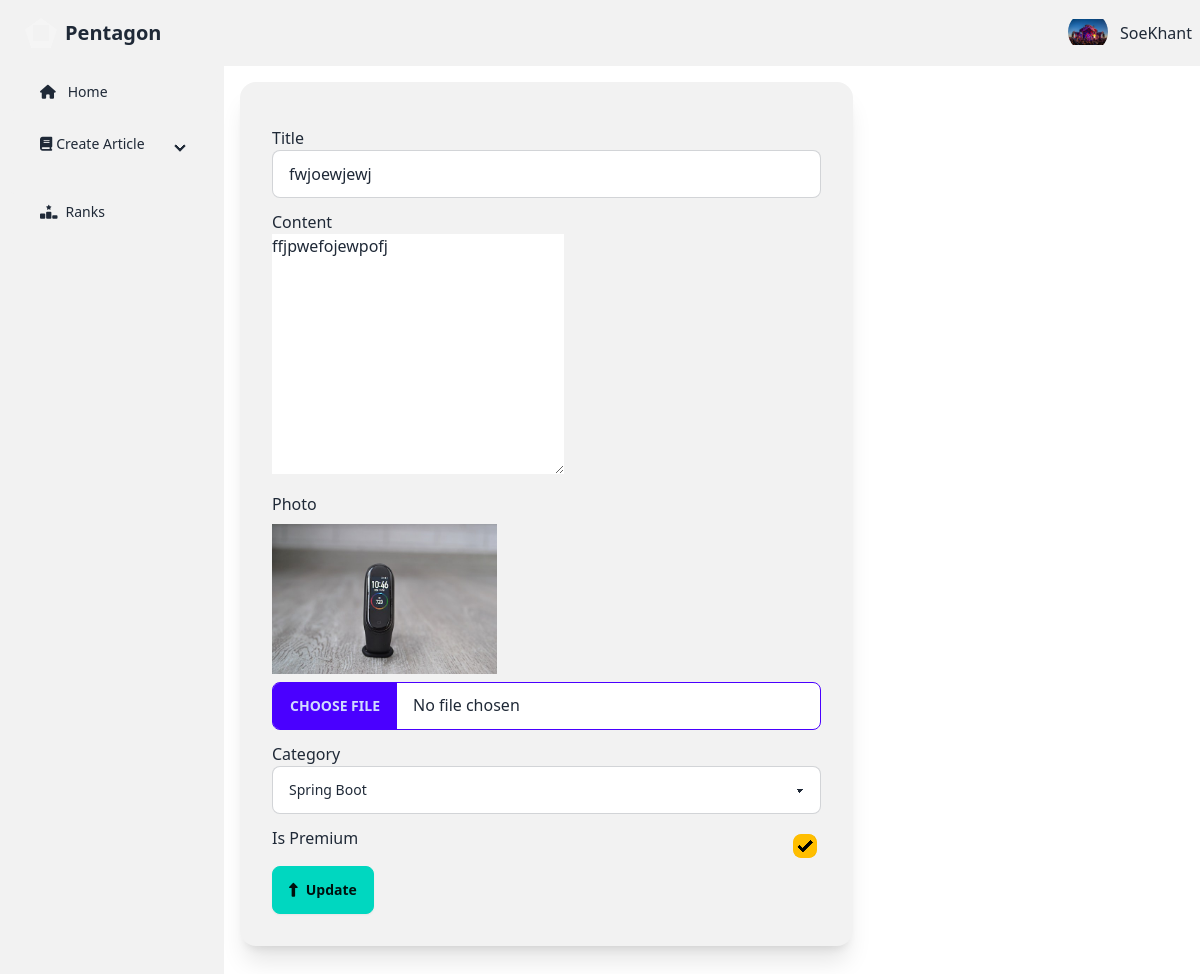
The app's page /writer/update-article/28/ (signed in) with its own data.
### account/models.py (models this page shows, shortened)
class AccountStatus(models.Model):
    is_verified=models.BooleanField(default=False)
    profile=models.ImageField(max_length=100, blank=True,default="account/default.jpeg",null=True,upload_to="media/account")
    user=models.ForeignKey(User, on_delete=models.CASCADE,related_name="account_status")
    rank=models.CharField(max_length=20,blank=True, default="Silver")
    created_at=models.DateTimeField(auto_now=True)

### writer/models.py (models this page shows, shortened)
class Article(models.Model):
    CATEGORY_CHOICES = [
        ('flutter', 'Flutter'),
        ('react-native', 'React Native'),
        ('node.js', 'Node.JS'),
        ('spring-boot','Spring Boot'),
        ('laravel','Laravel'),
        ('django',"Django"),
        ('aws',"AWS"),
        ('web-development','Web Development'),
        ('mobile-development','Mobile Development'),
        ('cloud','Cloud Architect')
    ]
    title=models.CharField(max_length=100)
    content=models.TextField(
        validators=[
            MinLengthValidator(40, message="Content must be at least 40 characters long.")
        ]
    )
    author=models.ForeignKey(User, on_delete=models.CASCADE)
    view_count = models.PositiveIntegerField(default=0)
    posted_at=models.DateTimeField(auto_now_add=True)
    is_premium=models.BooleanField(default=False)
    is_standard=models.BooleanField(default=False)
    photo=models.ImageField(default='article/default.jpeg', blank=True, null=True,upload_to="article/")
    category = models.CharField(
        max_length=20,
        choices=CATEGORY_CHOICES,
        default='web-development',
        blank=False,
        null=False
    )

### writer/views.py (the view, shortened to what this page needs)
# urls.py: path('update-article/<int:id>/', views.update_article, name="update-article"),
@login_required(login_url="sign-in")
def update_article(request,id):
    categories=Article.CATEGORY_CHOICES
    try:
        user=request.user
        article=Article.objects.get(id=id, author=user)
    except Article.DoesNotExist:
        return redirect("writer-dashboard")
    context={
        "article":article,
        "categories":categories,
        "account_status":get_account_status(request),
    }
    return render(request, "writer/update-article.html",context)

### writer/views.py (called while the page is built)
def get_account_status(request):
    account_status = AccountStatus.objects.get(user=request.user)
    return account_status

### writer/templates/writer/update-article.html (shortened to what this page needs)
{% extends 'writer/writer-dashboard.html' %}
{% load daisyui_filters %}
{% load crispy_forms_tags %}
{% block writer %}
<div class="w-full">
  <div class="grid grid-cols-6 gap-4">
    <div class="col-start-1 col-span-4">
      <div class="card m-4 bg-base-200 shadow-xl">
        <div class="card-body">
          <form action="{% url 'update-article' article.id %}" method="post" enctype="multipart/form-data">
            <div class="my-3">
              <h3 for="">Title</h3>
              <input name="title" value="{{article.title}}" type="text" placeholder="Type here" class="input input-bordered  w-full">
            </div>
            <div class="my-3">
              <h3 for="">Content</h3>
              <textarea cols="30"  rows="10" name="content" id="content">{{article.content|safe}}</textarea>
            </div>
            <div class="my-3">
              <h3 for="">Photo</h3>
                <img class="my-2" style="max-height:150px;" src="{{article.photo.url}}" alt="">
              <input name="photo" type="file" class="file-input file-input-bordered file-input-primary w-full" />
            </div>
            <div class="my-3">
              <h3 for="">Category</h3>
              <select name="category" class="select select-bordered w-full">
                {% for key,value in categories %}
                  <option value="{{key}}"
                  {% if key == article.category %}
                    selected
                  {% endif %}
                     >{{value}}</option>
                {% endfor %}
              </select>
            </div>
            {% if article.is_premium is True %}
            <div class="flex justify-between">
              <h3 for="">Is Premium</h3>
              <div class="form-control">
                <label class="cursor-pointer label">
                  <input type="checkbox"  name="is_premium" value="True"
                  {% if article.is_premium %}
                    checked="checked"
                  {% endif %}
                     class="checkbox checkbox-warning" />
                </label>
              </div>
            </div>
            {% endif %}
            <button type="submit" class="btn btn-accent" ><i class="fa-solid fa-up-long"></i>Update</button>
          </form>
        </div>
      </div>
    </div>
  </div>
</div>
{% endblock  %}

### writer/templates/writer/writer-dashboard.html (shortened to what this page needs)
{% extends 'writer/base.html' %}
{% block content %}
<div class="navbar bg-base-200">
    <div class="flex-1">
      <a href="{% url 'home' %}" class="btn btn-ghost text-xl"><div class="mask mask-pentagon w-8 h-8 border-8 border-neutral-100	"></div>Pentagon</a>
    </div>
    <div class="flex-none gap-2">
      <div class="dropdown dropdown-end">
        <div tabindex="0" role="button" class="btn btn-ghost btn-circle avatar">
          <div class="w-10 rounded-full">
              <img
                style="object-fit: contain;width:100%;height:100%"
                alt="Tailwind CSS Navbar component"
                src="{{account_status.profile.url}}" />
          </div>
        </div>
      </div>
      {{user}}
    </div>
  </div>
<div class="flex">
    <ul class="menu bg-base-200  w-56 min-h-screen">
        <li><a class="ml-4" href="{% url 'writer-dashboard' %}"><i class="fa-solid fa-house mr-1"></i>Home</a></li>
        <li>
            <div class="bg-base-200 collapse collapse-arrow ">
                <div
                  class="collapse-title">
                  <i class="fa-solid fa-book mr-1"></i>Create Article
                </div>
              </div>
        </li>
        <li>
          <a class="ml-4" href="{% url 'writer-ranks' %}"><i class="fa-solid fa-ranking-star"></i>Ranks</a>
        </li>
    </ul>
    {% block writer %}{% endblock  %}
</div>
{% endblock  %}

### records on screen
AccountStatus: profile (picture)
Article: title "fwjoewjewj", content "ffjpwefojewpofj", photo (picture), category "Spring Boot", is_premium "☑"

### other values on screen
{{ user }} "SoeKhant"
